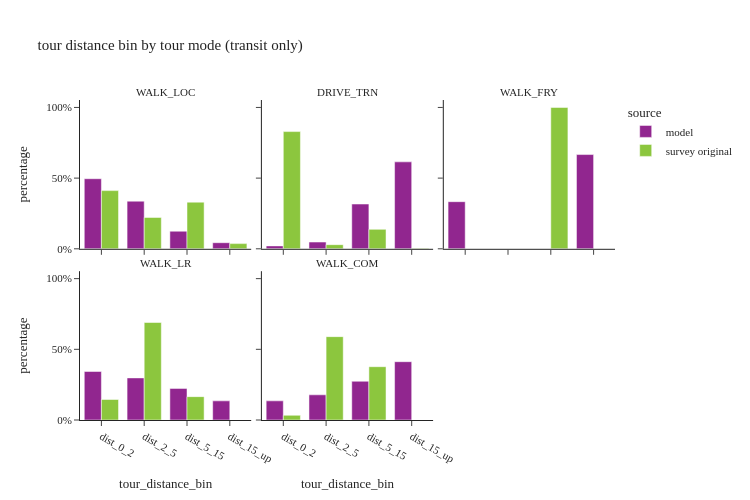

Notebook code cell kept with this figure:
### Code cell
util.plot_share_facetbar(non_m_tour_data, 'tour_weight', share_col="tour_distance_bin", title="tour distance bin by tour mode (transit only)", 
                            facet_col="tour_mode_transit_only", facet_col_wrap=3, height=500, orientation='v')

### Figure 1 — Plotly figure (JSON) as saved in the notebook; plotly's stock layout.template omitted (floating-point values rounded to 4 significant figures)
{"data": [{"alignmentgroup": "True", "customdata": [[24711], [16793], [6199], [2148]], "hovertemplate": "source=model<br>tour_mode_transit_only=WALK_LOC<br>tour_distance_bin=%{x}<br>percentage=%{y}<br>sample_size=%{customdata[0]}<extra></extra>", "legendgroup": "model", "marker": {"color": "#91268F", "pattern": {"shape": ""}}, "name": "model", "offsetgroup": "model", "orientation": "v", "showlegend": true, "textposition": "auto", "type": "bar", "x": ["dist_0_2", "dist_2_5", "dist_5_15", "dist_15_up"], "xaxis": "x4", "y": [0.4957, 0.3369, 0.1244, 0.04309], "yaxis": "y4"}, {"alignmentgroup": "True", "customdata": [[45], [104], [690], [1340]], "hovertemplate": "source=model<br>tour_mode_transit_only=DRIVE_TRN<br>tour_distance_bin=%{x}<br>percentage=%{y}<br>sample_size=%{customdata[0]}<extra></extra>", "legendgroup": "model", "marker": {"color": "#91268F", "pattern": {"shape": ""}}, "name": "model", "offsetgroup": "model", "orientation": "v", "showlegend": false, "textposition": "auto", "type": "bar", "x": ["dist_0_2", "dist_2_5", "dist_5_15", "dist_15_up"], "xaxis": "x5", "y": [0.02065, 0.04773, 0.3167, 0.615], "yaxis": "y5"}, {"alignmentgroup": "True", "customdata": [[1], [2]], "hovertemplate": "source=model<br>tour_mode_transit_only=WALK_FRY<br>tour_distance_bin=%{x}<br>percentage=%{y}<br>sample_size=%{customdata[0]}<extra></extra>", "legendgroup": "model", "marker": {"color": "#91268F", "pattern": {"shape": ""}}, "name": "model", "offsetgroup": "model", "orientation": "v", "showlegend": false, "textposition": "auto", "type": "bar", "x": ["dist_0_2", "dist_15_up"], "xaxis": "x6", "y": [0.3333, 0.6667], "yaxis": "y6"}, {"alignmentgroup": "True", "customdata": [[4971], [4313], [3238], [1960]], "hovertemplate": "source=model<br>tour_mode_transit_only=WALK_LR<br>tour_distance_bin=%{x}<br>percentage=%{y}<br>sample_size=%{customdata[0]}<extra></extra>", "legendgroup": "model", "marker": {"color": "#91268F", "pattern": {"shape": ""}}, "name": "model", "offsetgroup": "model", "orientation": "v", "showlegend": false, "textposition": "auto", "type": "bar", "x": ["dist_0_2", "dist_2_5", "dist_5_15", "dist_15_up"], "xaxis": "x", "y": [0.3433, 0.2978, 0.2236, 0.1353], "yaxis": "y"}, {"alignmentgroup": "True", "customdata": [[181], [238], [366], [551]], "hovertemplate": "source=model<br>tour_mode_transit_only=WALK_COM<br>tour_distance_bin=%{x}<br>percentage=%{y}<br>sample_size=%{customdata[0]}<extra></extra>", "legendgroup": "model", "marker": {"color": "#91268F", "pattern": {"shape": ""}}, "name": "model", "offsetgroup": "model", "orientation": "v", "showlegend": false, "textposition": "auto", "type": "bar", "x": ["dist_0_2", "dist_2_5", "dist_5_15", "dist_15_up"], "xaxis": "x2", "y": [0.1355, 0.1781, 0.274, 0.4124], "yaxis": "y2"}, {"alignmentgroup": "True", "customdata": [[146], [76], [77], [33]], "hovertemplate": "source=survey original<br>tour_mode_transit_only=WALK_LOC<br>tour_distance_bin=%{x}<br>percentage=%{y}<br>sample_size=%{customdata[0]}<extra></extra>", "legendgroup": "survey original", "marker": {"color": "#8CC63E", "pattern": {"shape": ""}}, "name": "survey original", "offsetgroup": "survey original", "orientation": "v", "showlegend": true, "textposition": "auto", "type": "bar", "x": ["dist_0_2", "dist_2_5", "dist_5_15", "dist_15_up"], "xaxis": "x4", "y": [0.4116, 0.2218, 0.3299, 0.03673], "yaxis": "y4"}, {"alignmentgroup": "True", "customdata": [[8], [3], [3], [2]], "hovertemplate": "source=survey original<br>tour_mode_transit_only=DRIVE_TRN<br>tour_distance_bin=%{x}<br>percentage=%{y}<br>sample_size=%{customdata[0]}<extra></extra>", "legendgroup": "survey original", "marker": {"color": "#8CC63E", "pattern": {"shape": ""}}, "name": "survey original", "offsetgroup": "survey original", "orientation": "v", "showlegend": false, "textposition": "auto", "type": "bar", "x": ["dist_0_2", "dist_2_5", "dist_5_15", "dist_15_up"], "xaxis": "x5", "y": [0.8293, 0.02923, 0.1374, 0.004098], "yaxis": "y5"}, {"alignmentgroup": "True", "customdata": [[2]], "hovertemplate": "source=survey original<br>tour_mode_transit_only=WALK_FRY<br>tour_distance_bin=%{x}<br>percentage=%{y}<br>sample_size=%{customdata[0]}<extra></extra>", "legendgroup": "survey original", "marker": {"color": "#8CC63E", "pattern": {"shape": ""}}, "name": "survey original", "offsetgroup": "survey original", "orientation": "v", "showlegend": false, "textposition": "auto", "type": "bar", "x": ["dist_5_15"], "xaxis": "x6", "y": [1.0], "yaxis": "y6"}, {"alignmentgroup": "True", "customdata": [[15], [5], [10]], "hovertemplate": "source=survey original<br>tour_mode_transit_only=WALK_LR<br>tour_distance_bin=%{x}<br>percentage=%{y}<br>sample_size=%{customdata[0]}<extra></extra>", "legendgroup": "survey original", "marker": {"color": "#8CC63E", "pattern": {"shape": ""}}, "name": "survey original", "offsetgroup": "survey original", "orientation": "v", "showlegend": false, "textposition": "auto", "type": "bar", "x": ["dist_0_2", "dist_2_5", "dist_5_15"], "xaxis": "x", "y": [0.145, 0.6897, 0.1653], "yaxis": "y"}, {"alignmentgroup": "True", "customdata": [[2], [1], [2]], "hovertemplate": "source=survey original<br>tour_mode_transit_only=WALK_COM<br>tour_distance_bin=%{x}<br>percentage=%{y}<br>sample_size=%{customdata[0]}<extra></extra>", "legendgroup": "survey original", "marker": {"color": "#8CC63E", "pattern": {"shape": ""}}, "name": "survey original", "offsetgroup": "survey original", "orientation": "v", "showlegend": false, "textposition": "auto", "type": "bar", "x": ["dist_0_2", "dist_2_5", "dist_5_15"], "xaxis": "x2", "y": [0.03326, 0.5897, 0.3771], "yaxis": "y2"}], "layout": {"annotations": [{"font": {}, "showarrow": false, "text": "WALK_LR", "x": 0.16, "xanchor": "center", "xref": "paper", "y": 0.465, "yanchor": "bottom", "yref": "paper"}, {"font": {}, "showarrow": false, "text": "WALK_COM", "x": 0.5, "xanchor": "center", "xref": "paper", "y": 0.465, "yanchor": "bottom", "yref": "paper"}, {"font": {}, "showarrow": false, "text": "WALK_LOC", "x": 0.16, "xanchor": "center", "xref": "paper", "y": 1.0, "yanchor": "bottom", "yref": "paper"}, {"font": {}, "showarrow": false, "text": "DRIVE_TRN", "x": 0.5, "xanchor": "center", "xref": "paper", "y": 1.0, "yanchor": "bottom", "yref": "paper"}, {"font": {}, "showarrow": false, "text": "WALK_FRY", "x": 0.84, "xanchor": "center", "xref": "paper", "y": 1.0, "yanchor": "bottom", "yref": "paper"}], "barmode": "group", "height": 500, "legend": {"title": {"text": "source"}, "tracegroupgap": 0}, "title": {"text": "tour distance bin by tour mode (transit only)"}, "width": 750, "xaxis": {"anchor": "y", "domain": [0.0, 0.32], "title": {"text": "tour_distance_bin"}}, "xaxis2": {"anchor": "y2", "domain": [0.34, 0.66], "matches": "x", "title": {"text": "tour_distance_bin"}}, "xaxis3": {"anchor": "y3", "domain": [0.68, 1.0], "matches": "x", "title": {"text": "tour_distance_bin"}}, "xaxis4": {"anchor": "y4", "domain": [0.0, 0.32], "matches": "x", "showticklabels": false}, "xaxis5": {"anchor": "y5", "domain": [0.34, 0.66], "matches": "x", "showticklabels": false}, "xaxis6": {"anchor": "y6", "domain": [0.68, 1.0], "matches": "x", "showticklabels": false}, "yaxis": {"anchor": "x", "domain": [0.0, 0.465], "tickformat": ".0%", "title": {"text": "percentage"}}, "yaxis2": {"anchor": "x2", "domain": [0.0, 0.465], "matches": "y", "showticklabels": false, "tickformat": ".0%"}, "yaxis3": {"anchor": "x3", "domain": [0.0, 0.465], "matches": "y", "showticklabels": false, "tickformat": ".0%"}, "yaxis4": {"anchor": "x4", "domain": [0.535, 1.0], "matches": "y", "tickformat": ".0%", "title": {"text": "percentage"}}, "yaxis5": {"anchor": "x5", "domain": [0.535, 1.0], "matches": "y", "showticklabels": false, "tickformat": ".0%"}, "yaxis6": {"anchor": "x6", "domain": [0.535, 1.0], "matches": "y", "showticklabels": false, "tickformat": ".0%"}}}
